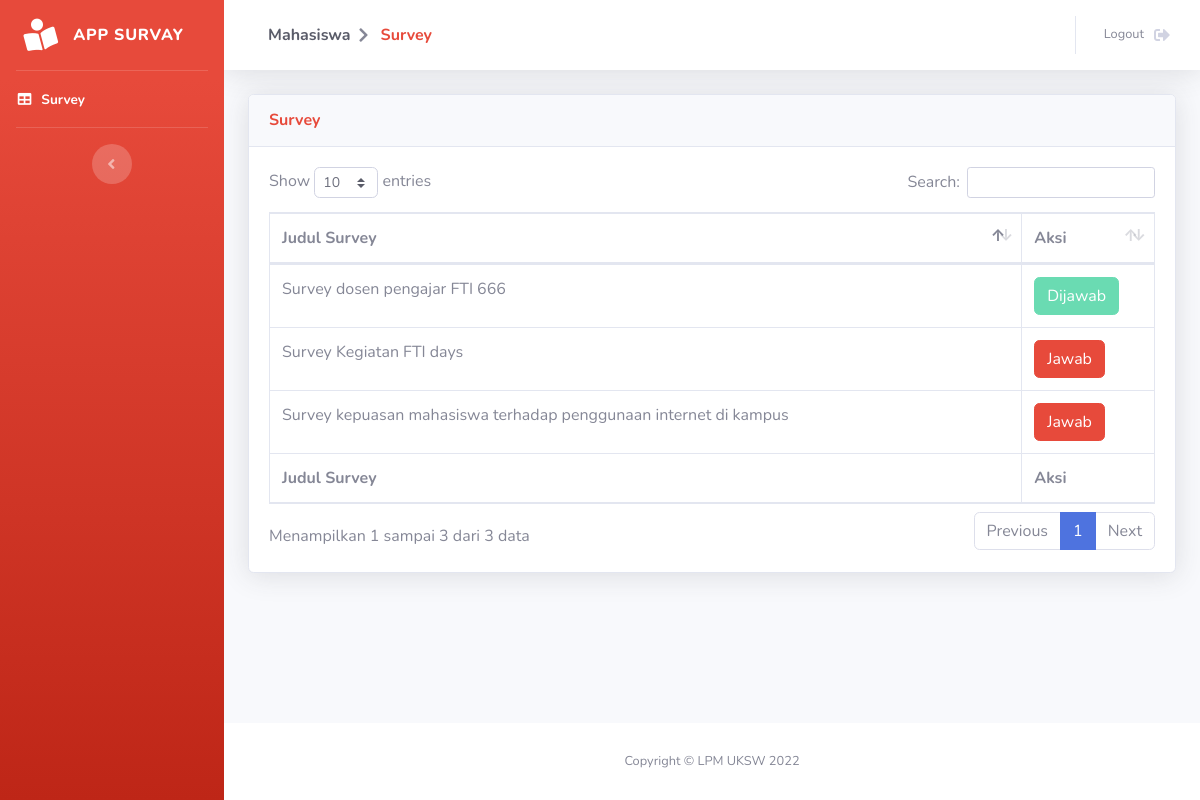
Before: /pages/pegawai/view.php (signed in) with the older database file.
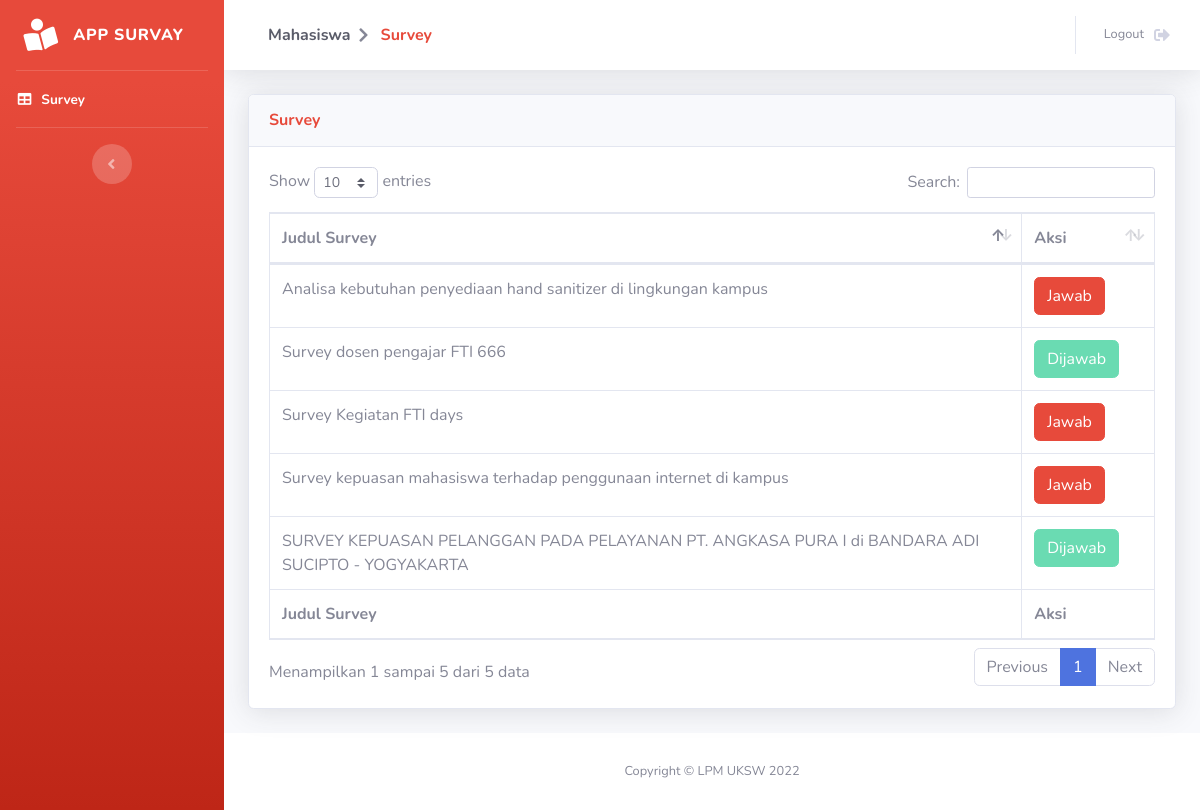
After: the same page with the newer database file.
### tables this page shows
CREATE TABLE `survey` (
  `id_survey` int(15) NOT NULL,
  `judul_survey` varchar(100) NOT NULL,
  `id_user` int(15) NOT NULL
);

### functions/pegawaiFunction.php (called while the page is built, shortened)
<?php
require_once 'config.php';
function getSurvey(){
    global $con;
    $hasil = array();
    $sql = 'SELECT * FROM survey';
    try {
        $stmt = $con->prepare($sql);
        $stmt->execute();
        $stmt->setFetchMode(PDO::FETCH_ASSOC);
        $rs = $stmt->fetchAll();
        if($rs != null){
            $i=0;
            foreach($rs as $val){
                $hasil[$i]['judul']       =  $val['judul_survey'];
                $hasil[$i]['id']          =  $val['id_survey'];
                $i++;
            }
        }
    } catch (Exception $e) {
        echo 'Error getSurvey = '.$e->getMessage();
    }
    return $hasil;
}
function checkJawab($id_survey, $id_user){
    global $con;
    $hasil = false;
    $sql = "SELECT id_respon FROM respon WHERE id_user = :id_user AND id_survey = :id_survey";
    try {
        $stmt = $con->prepare($sql);
        $stmt->bindValue(':id_survey', $id_survey, PDO::PARAM_INT);
        $stmt->bindValue(':id_user', $id_user, PDO::PARAM_INT);
        $stmt->execute();
        $stmt->setFetchMode(PDO::FETCH_ASSOC);
        $rs = $stmt->fetchAll();
        if ($rs != null) {
            $hasil = true;
        }
    } catch (Exception $e) {
        echo 'Error checkJawab = ' . $e->getMessage();
    }
    return $hasil;
}
?>

### pages/pegawai/view.php (the view, shortened to what the changed rows need)
<?php
include_once '../../functions/pegawaiFunction.php';
$id_user = $_SESSION['id'];
$data_table="";
$data = getSurvey();
foreach($data as $key => $val){
    $check = checkJawab($val['id'], $id_user);
    $rsCheck = ($check == true) ? '<button class="btn btn-success" disabled>Dijawab</button>' : '<a href="jawabSurvey.php?id_survey=' . $val['id'] . '" class="btn btn-danger">Jawab</a>';
    $data_table .='
    <tr>
        <td>'.$val['judul'].'</td>
        <td>'.
            $rsCheck
        .'</td>
    </tr>
    ';
}
?>
<!DOCTYPE html>
<html lang="en">
<head>
    <link href="../../assets/vendor/fontawesome-free/css/all.min.css" rel="stylesheet" type="text/css">
    <link href="../../assets/css/sb-admin-2.min.css" rel="stylesheet">
    <link href="../../assets/vendor/datatables/dataTables.bootstrap4.min.css" rel="stylesheet">
</head>
<body id="page-top">
    <div id="wrapper">
        <div id="content-wrapper" class="d-flex flex-column">
            <div id="content">
                <div class="container-fluid">
                    <div class="card shadow mb-4">
                        <div class="card-body">
                            <div class="table-responsive">
                                <table class="table table-bordered" id="dataTable" width="100%" cellspacing="0">
                                    <thead>
                                        <tr>
                                            <th width="85%">Judul Survey</th>
                                            <th>Aksi</th>
                                        </tr>
                                    </thead>
                                    <tfoot>
                                        <tr>
                                            <th>Judul Survey</th>
                                            <th>Aksi</th>
                                        </tr>
                                    </tfoot>
                                    <tbody>
                                        <?= $data_table ?>
                                    </tbody>
                                </table>
                            </div>
                        </div>
                    </div>
                </div>
            </div>
        </div>
    </div>
</body>
</html>

Changed rows visible on the page:
added survey: judul_survey "SURVEY KEPUASAN PELANGGAN PADA PELAYANAN PT. ANGKASA PURA I di BANDARA ADI SUCIPTO - YOGYAKARTA", shows "Dijawab"
added survey: judul_survey "Analisa kebutuhan penyediaan hand sanitizer di lingkungan kampus"
Other visible differences:
text written by a page script: "Show entries Search: Menampilkan 1 sampai 3 dari 3 data Previous 1 Next" → "Show entries Search: Menampilkan 1 sampai 5 dari 5 data Previous 1 Next"
